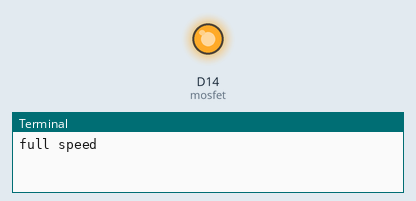
Simulated run of this program. Board: Raspberry Pi (BCM pin numbers) with a GrovePi. On the bench: output pins drawn as LEDs (lit = HIGH), the last lines printed to the terminal.

Above: at 1.05 s.
At 4.0 s:
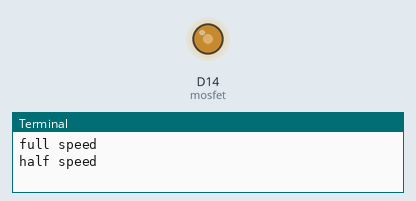
At 7.0 s:
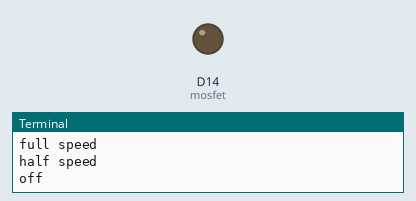
Timing chart, 0 to 8.8 s (numbered marks = the images above):
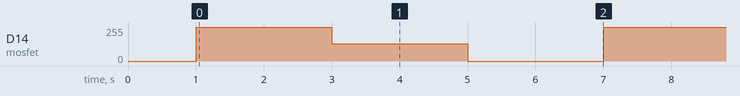

The program:

PumpWithLibrary.py
```python
import time
import grovepi

mosfet = 14
grovepi.pinMode(mosfet,"OUTPUT")
time.sleep(1)

while True:
    try:
        # Full speed
        grovepi.analogWrite(mosfet,255)
        print "full speed"
        time.sleep(2)

        # Half speed
        grovepi.analogWrite(mosfet,128)
        print "half speed"
        time.sleep(2)

        # Off
        grovepi.analogWrite(mosfet,0)
        print "off"
        time.sleep(2)

    except KeyboardInterrupt:
        grovepi.analogWrite(mosfet,0)
        break
    except IOError:
        print "Error"
```

Measured:
- by itself, D14 (mosfet): repeats every 6.0 s: 128/255 2.0 s, 0/255 2.0 s, 255/255 2.0 s
